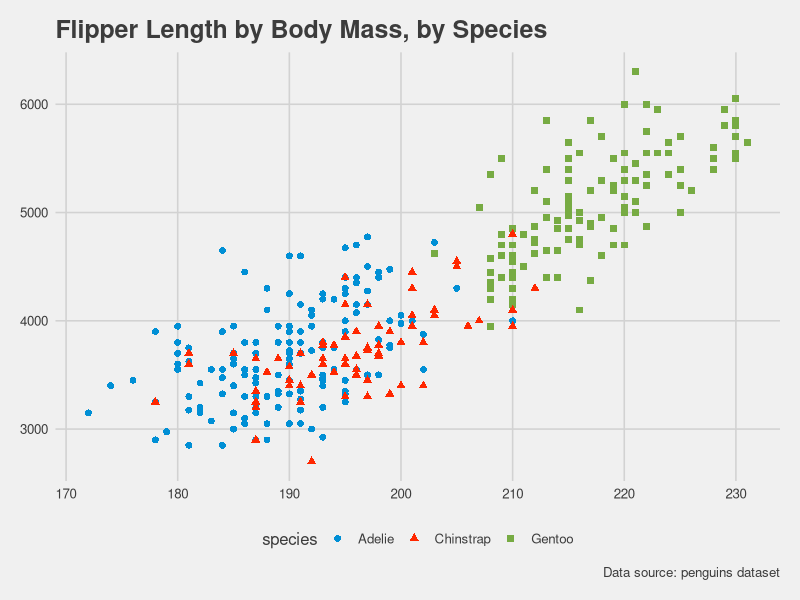

The R script that drew this image:
library(ggplot2)
library(ggthemes)

p <- ggplot(penguins, aes(x = flipper_len, y = body_mass, color = species, shape = species)) +
  geom_point(size = 2) +
  labs(
    title = "Flipper Length by Body Mass, by Species",
    x = "Flipper Length",
    y = "Body Mass",
    caption = "Data source: penguins dataset"
  )

p + theme_fivethirtyeight() + scale_color_fivethirtyeight()

